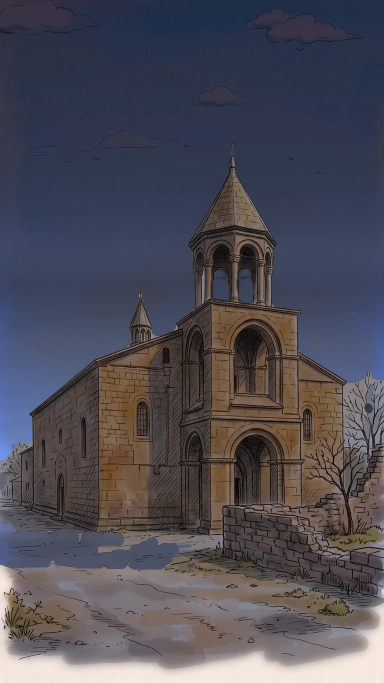
#> input picture pogos-petros/build/frames/pogos_a_night.webp, 768 x 1365 px, given in place of pogos_a.webp, which was not available (shown at 1/2 size)
$ python sway8.py
#> lines starting #> are read from the running program, lines starting #| are printed output that depends on the picture; after the words box and inside, x2 and y2 are one past the last pixel; in counts of white or black regions, pixels touching at a corner belong together; pictures that were not available may be replaced by others from this repository, and a replacement may not be noted
### tests/lenin/source/s23/sway23.py
#!/usr/bin/env python3
"""s23: поля качания крон для движка e1.26 (look.gusts.swayMaxPx + frames[].sway) -> frames/<кадр>_sway.png.
   python3 sway23.py <crowns_dir> <frames_dir> [--max-px 18] [--viz out_dir]
Крона больше не «сдвигает выборку» по маске (так фон — небо, дома, столбы — затягивало в крону и размазывало, s23/cause.md).
Каждая строка кроны каждого дерева — отрезок [x0, x1]. Порыв ВПРАВО: левый (наветренный) край отрезка стоит, правый уходит
на A и накрывает фон; ВЛЕВО — наоборот. Фон рядом с кроной не двигается никогда: он либо виден как есть, либо закрыт кроной.
Файл — PNG без потерь, вдвое мельче кадра (как карта окружения), высота ×2:
  верх  R = u = (x - x0)/W, G = v = (x1 - x)/W внутри отрезка; вне кроны u = v = 1;  B = высота h (0 корень .. 1 макушка),
        протянута по горизонтали на REACH px в промежутки (чтобы соседний отрезок «нашёл» своё дерево);
  низ   R = фаза дерева (протянута так же).
h = (низ кроны - y) / max(высота кроны, HREF): мелкие далёкие деревья качаются меньше. В узких строках (макушка) h ограничен,
чтобы растяжение не превышало ~60 % ширины строки (движок решает растяжение итерациями, при большем — не сходится)."""
import argparse
import numpy as np
from PIL import Image
from scipy import ndimage as ndi

FR = ['lenin_1', 'lenin_2', 'lenin_3', 'lenin_4', 'lenin_6']
HREF = 260      # px кадра: дерево ниже — качается пропорционально меньше
REACH = 44      # px кадра: насколько далеко крона может накрыть фон (> максимального сдвига)
GAMMA = 1.0
K_FRAME = {'lenin_2': 0.55, 'lenin_6': 0.55}   # виды сверху: деревья видны сверху — качание меньше

def fields(trees, max_px, kf=1.0):
    H, W = trees.shape
    u = np.ones((H, W), np.float32); v = np.ones((H, W), np.float32)
    h = np.zeros((H, W), np.float32); ph = np.zeros((H, W), np.float32)
    rng = np.random.default_rng(23)
    phases = {}
    objs = ndi.find_objects(trees)
    for k, sl in enumerate(objs, start=1):
        if sl is None: continue
        mk = trees[sl] == k
        ys = np.nonzero(mk.any(1))[0]
        y_top, y_bot = sl[0].start + ys.min(), sl[0].start + ys.max()
        href = max(y_bot - y_top, HREF)
        phases[k] = 0.1 + 0.9 * rng.random()
        caps = {}
        for yy in range(mk.shape[0]):
            row = mk[yy]
            if not row.any(): continue
            y = sl[0].start + yy
            xs = np.nonzero(row)[0] + sl[1].start
            # отрезки строки (у вогнутой кроны их может быть несколько)
            br = np.nonzero(np.diff(xs) > 1)[0]
            starts = np.r_[xs[0], xs[br + 1]]; ends = np.r_[xs[br], xs[-1]]
            hy = kf * min(1.0, max(0.0, (y_bot - y) / href)) ** GAMMA
            for x0, x1 in zip(starts, ends):
                wd = x1 - x0 + 1
                xx = np.arange(x0, x1 + 1)
                u[y, x0:x1 + 1] = (xx - x0 + 0.5) / wd
                v[y, x0:x1 + 1] = (x1 - xx + 0.5) / wd
                cap = 0.6 * wd / max_px    # растяжение ≤ 60 % строки при полном сдвиге
                h[y, x0:x1 + 1] = min(hy, cap)
            ph[y, xs] = phases[k]
    # протянуть h и фазу в промежутки (только вне крон), ближайшее дерево по строке
    inside = (u + v) < 1.5
    idx = ndi.distance_transform_edt(~inside, return_distances=False, return_indices=True, sampling=[50.0, 1.0])
    dist = np.abs(idx[1] - np.arange(W)[None, :])
    hd = np.where(inside, h, np.where(dist <= REACH, h[idx[0], idx[1]], 0))
    pd = np.where(inside, ph, np.where(dist <= REACH, ph[idx[0], idx[1]], 0))
    return u, v, hd, pd, inside

# [18 lines left out: functions half, main, not called in this run]

# [2 lines that do not run on import are left out]

### pogos-petros/build/scripts/sway8.py
#!/usr/bin/env python3
"""Заход 8 (28.10.2026): ветер виден — поля качания A, B, C заново: кроны (как life3.py) + ТРАВА (пучки зелёного внизу кадра),
сдвиг до 40 px кадра (look.gusts.swayMaxPx). Трава: своя «высота» (href = высота пучка, не 260 px), иначе пучок не шевелится.
Крона/трава переносится из слоя здания в подложку (качается только подложка). Из корня репо:
  python3 pogos-petros/build/scripts/sway8.py  → pogos-petros/build/frames/pogos_{a,b,c}_sway.png (+ _bg/_bg_depth/_building) и копии в tests/pogos-petros/frames
Исходники слоёв до захода — pogos-petros/build/report/s8/pre/ (скрипт берёт их, если есть: повторный запуск даёт то же)."""
import sys, os, shutil
import numpy as np
from PIL import Image, ImageDraw
from scipy import ndimage as ndi
sys.path.insert(0, 'tests/lenin/source/s23')
import sway23
from sway23 import half

FD = 'pogos-petros/build/frames'; TD = 'tests/pogos-petros/frames'; PRE = 'pogos-petros/build/report/s8/pre'
MAXPX = 40
TREES = {
    'pogos_a': {'polys': [[(0.845, 0.555), (1.0, 0.555), (1.0, 0.70), (0.935, 0.765), (0.875, 0.765), (0.845, 0.70)]], 'kind': 'ink'},   # life3: с 0.79 — в «крону» попадал угол стены церкви
    'pogos_b': {'polys': [[(0.0, 0.43), (0.068, 0.43), (0.068, 0.70), (0.0, 0.70)], [(0.068, 0.46), (0.135, 0.46), (0.135, 0.70), (0.068, 0.70)]], 'kind': 'green'},
    'pogos_c': {'polys': [[(0.0, 0.47), (0.26, 0.47), (0.26, 0.70), (0.12, 0.725), (0.0, 0.725)]], 'kind': 'green'},
}
GRASS_V = {'pogos_a': 0.62, 'pogos_b': 0.62, 'pogos_c': 0.66}   # трава только ниже этой строки (выше — кроны, стены)

def green(hsv, s_min):
    h, s, v = hsv[..., 0] * 360 / 255, hsv[..., 1] / 255, hsv[..., 2] / 255
    return (h > 40) & (h < 175) & (s > s_min) & (v > 0.08)

def fields_mixed(trees, grass_ids, max_px):
    """sway23.fields, но у пучков травы href = своя высота (качается вся, а не на долю от 260 px)."""
    old = sway23.HREF
    H, W = trees.shape
    out = None
    # деревья — как у Ленина; трава — отдельным проходом с маленьким HREF, потом склейка по маске
    tr = np.where(np.isin(trees, grass_ids), 0, trees)
    gr = np.where(np.isin(trees, grass_ids), trees, 0)
    sway23.HREF = 260; A = sway23.fields(tr, max_px)
    sway23.HREF = 18;  B = sway23.fields(gr, max_px, 0.6)   # трава: макушка пучка — 0,6 размаха кроны
    sway23.HREF = old
    insA, insB = A[4], B[4]
    u = np.where(insB, B[0], A[0]); v = np.where(insB, B[1], A[1])
    hh = np.where(insA, A[2], np.where(insB, B[2], np.maximum(A[2], B[2])))
    ph = np.where(insA, A[3], np.where(insB, B[3], np.maximum(A[3], B[3])))
    return u, v, hh, ph, insA | insB

os.makedirs(PRE, exist_ok=True)
for name, sp in TREES.items():
    for sfx in ('_bg', '_bg_depth', '_building'):
        if not os.path.exists(f'{PRE}/{name}{sfx}.webp'):
            shutil.copy(f'{FD}/{name}{sfx}.webp', f'{PRE}/{name}{sfx}.webp')
    rgb = np.asarray(Image.open(f'{FD}/{name}.webp').convert('RGB')).astype(int)
    H, W = rgb.shape[:2]
#> H = 1365; W = 768
    hsv = np.asarray(Image.fromarray(rgb.astype(np.uint8)).convert('HSV')).astype(float)
    trees = np.zeros((H, W), np.int32)
    for k, poly in enumerate(sp['polys'], 1):
        im = Image.new('L', (W, H), 0); ImageDraw.Draw(im).polygon([(u * W, v * H) for u, v in poly], fill=255)
        pm = np.asarray(im) > 0
        if sp['kind'] == 'ink':
            m = (rgb.mean(-1) < 120) & pm; m = ndi.binary_dilation(m, iterations=2) & pm
        else:
            m = green(hsv, 0.14) & pm; m = ndi.binary_closing(m, iterations=3) & pm
        lab, n = ndi.label(m)
        if n:
            sizes = ndi.sum(m, lab, range(1, n + 1)); keep = np.isin(lab, 1 + np.nonzero(sizes >= 60)[0]); trees[keep] = k
#> this loop made 1 pass
#> (n, sizes) on pass 1: (1, [28322])
#> pass 1, `pm = np.asarray(im) > 0`:
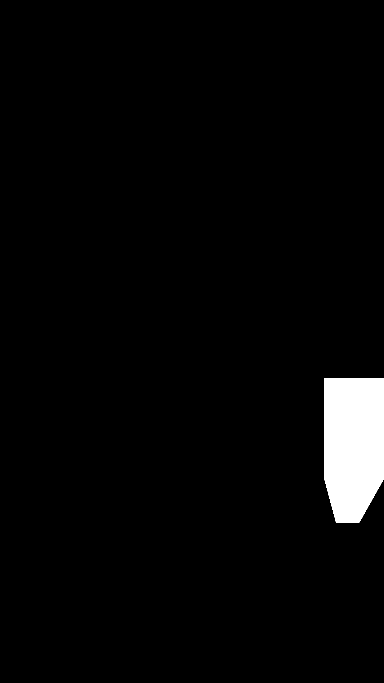
#> pm: shape (1365, 768) bool (shown at 1/2 size); 3% white; 1 white region, box (x1, y1, x2, y2) and area: (648, 757, 768, 1045) 31319
#> after the loop: lab: shape (1365, 768) int32; values 0 (black) and 1 (white), 2.7% white; 1 white region, box (x1, y1, x2, y2) and area: (648, 757, 768, 1045) 28322
    # трава: зелёное ниже GRASS_V, вне крон; пучки ≥ 25 px, каждый — свой «объект» (своя фаза)
    rows = (np.arange(H) / H)[:, None] >= GRASS_V[name]
    g = green(hsv, 0.20) & rows & (trees == 0)
#> in green, `h, s, v = hsv[..., 0] * 360 / 255, hsv[..., 1] / 255, hsv[..., 2] / 255`:
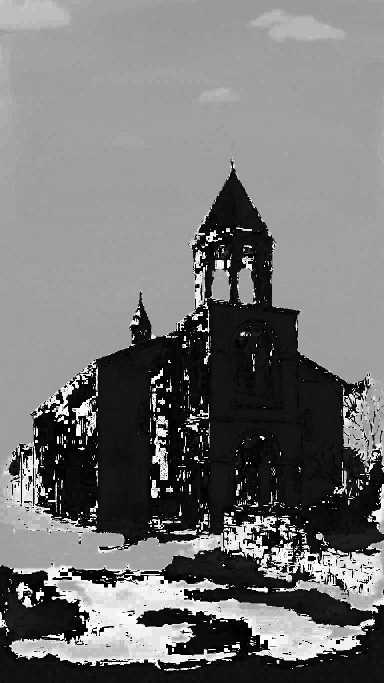
#> h: shape (1365, 768) float64 (shown at 1/2 size); min 0, max 357.2, mean 162.9; drawn with min black and max white
#> in green, `h, s, v = hsv[..., 0] * 360 / 255, hsv[..., 1] / 255, hsv[..., 2] / 255`:
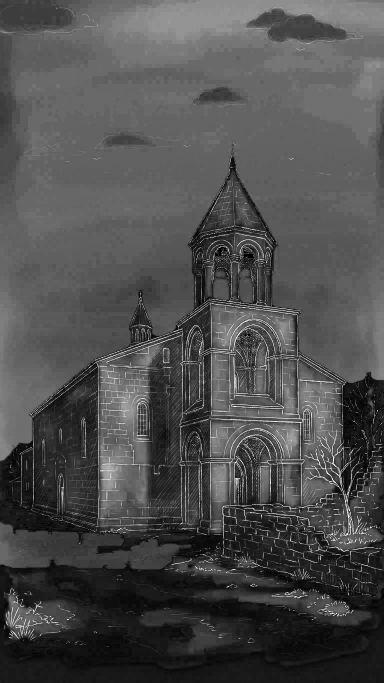
#> s: shape (1365, 768) float64 (shown at 1/2 size); min 0, max 1, mean 0.305
#> in green, `return (h > 40) & (h < 175) & (s > s_min) & (v > 0.08)`: returned value: shape (1365, 768) bool; 0.25% white; 168 white regions (159 under 20 px), largest, box (x1, y1, x2, y2) and area: (663, 1067, 748, 1097) 1191, (654, 1210, 692, 1227) 346, (470, 1121, 508, 1135) 209
    g = ndi.binary_closing(g, iterations=2) & rows & (trees == 0)
#> g: shape (1365, 768) bool; 0.28% white; 72 white regions (64 under 20 px), largest, box (x1, y1, x2, y2) and area: (655, 1060, 748, 1099) 1636, (651, 1210, 692, 1230) 489, (470, 1118, 508, 1135) 239
    lab, n = ndi.label(g)
#> lab: shape (1365, 768) int32; 91 distinct labels, from 0 to 90
#> n = 90
    gid = []
    if n:
        sizes = ndi.sum(g, lab, range(1, n + 1))
#> sizes = 90 values, max 1615 at index 27, min 1 at index 0, mean 32.41
        k0 = int(trees.max())
#> k0 = 1
        for j in np.nonzero(sizes >= 25)[0]:
            k0 += 1; trees[lab == j + 1] = k0; gid.append(k0)
#> this loop made 6 passes
#> j on passes 1 to 6: 27, 45, 47, 76, 83, 86
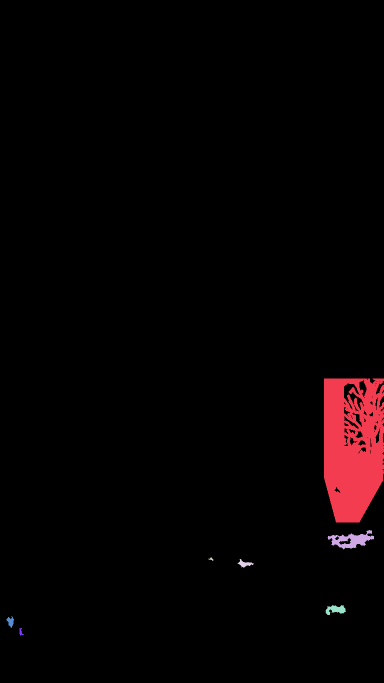
#> trees: shape (1365, 768) int32 (shown at 1/2 size); 8 distinct labels, from 0 to 7; one colour per label, 0 black
#> after the loop, gid = [2, 3, 4, 5, 6, 7]; k0 = 7
    u, v, hh, ph, inside = fields_mixed(trees, gid, MAXPX)
#> in fields_mixed, `gr = np.where(np.isin(trees, grass_ids), trees, 0)`: gr: shape (1365, 768) int32; 7 distinct labels, from 0 to 7
#> in fields_mixed, `A = sway23.fields(tr, max_px)`: A = 5 items
#> in fields_mixed, `insA, insB = A[4], B[4]`: insB: shape (1365, 768) bool; 0.25% white; 6 white regions, box (x1, y1, x2, y2) and area: (655, 1060, 748, 1099) 1615, (651, 1210, 692, 1230) 489, (475, 1118, 508, 1135) 233, (13, 1232, 28, 1256) 197, (39, 1256, 48, 1271) 68, (417, 1115, 427, 1122) 34
#> in fields_mixed, `v = np.where(insB, B[1], A[1])`:
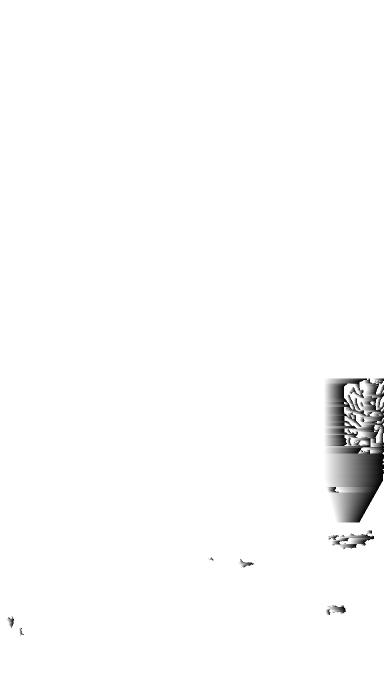
#> v: shape (1365, 768) float32 (shown at 1/2 size); min 0.00417, max 1, mean 0.985
#> inside: shape (1365, 768) bool; 3% white; 7 white regions, largest, box (x1, y1, x2, y2) and area: (648, 757, 768, 1045) 28322, (655, 1060, 748, 1099) 1615, (651, 1210, 692, 1230) 489
    cm = ndi.binary_dilation(inside, iterations=1)
#> cm: shape (1365, 768) bool; 3.2% white; 7 white regions, largest, box (x1, y1, x2, y2) and area: (647, 756, 768, 1046) 30190, (654, 1059, 749, 1100) 1936, (650, 1209, 693, 1231) 605
    bg = np.asarray(Image.open(f'{PRE}/{name}_bg.webp').convert('RGB')).copy(); bg[cm] = rgb[cm]
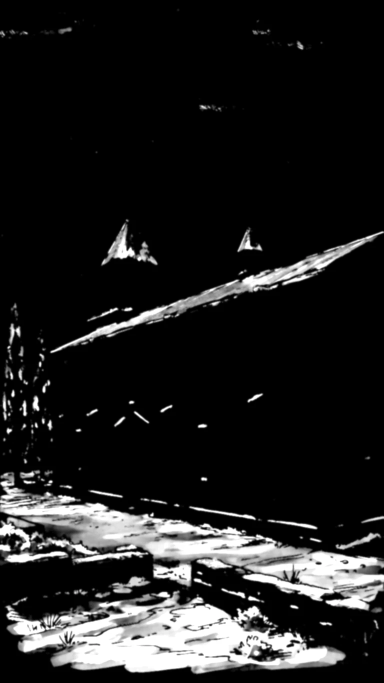
#> input picture pogos-petros/build/frames/pogos_b_snow.webp, 768 x 1365 px, given in place of pogos_a_bg.webp, which was not available (shown at 1/2 size)
#> further down, bg is the input picture: shape (1365, 768, 3); mean R, G, B 32.4, 32.4, 32.4
#> after `bg[cm] = rgb[cm]`:
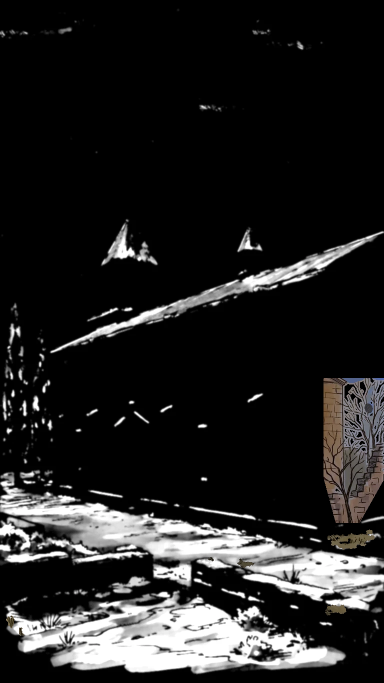
#> bg: shape (1365, 768, 3) (shown at 1/2 size); 3.19% of pixels changed, all inside (x1, y1, x2, y2) = (12, 756, 768, 1272)
#> (the run stopped early here; a loop or call above may not have finished)
